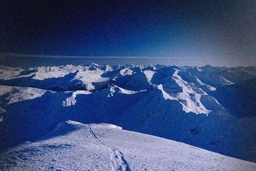
#> input picture noisy_big_chief.jpeg, 256 x 171 px, shrunk from 1086 x 726 before the run
$ python keypoint_detector.py
#> lines starting #> are read from the running program, lines starting #| are printed output that depends on the picture
### convolution.py
import numpy as np
import matplotlib.pyplot as plt
from PIL import Image
import sys

# convolve image g with kernel h
def convolve(g, h, std=False, color_channel=False):
    g = g.astype(dtype='float32')

    # image dimensions and color channels (add color channel if grayscale)
    g_shape = None
    if (len(g.shape) == 2):
        g_shape = g.shape
        height, width = g.shape
        g = g.reshape((height, width, 1))
    height, width, colors = g.shape
    g_h = np.zeros_like(g)

    # size of neighborhood
    size = (int)((h.shape[0]-1)/2)

    # iterate each color band
    for color in range(colors):
        # iterate each (u,v) pixel (offset 1 from edges)
        for u in range(size, height-size):
            for v in range(size, width-size):
                g_h[u,v,color] = convolve_pixel(g, h, size, u, v, color)

    if std == True:
        standardize_color_channel(g, width, height, colors, size)

    # reshape to grayscale if necessary
    if (g_shape != None):
        g_h = g_h.reshape(g_shape)

    return g_h

# find the convolution of (g*h)(u,v) at pixel [u,v,color]
def convolve_pixel(g, h, size, u, v, color):
    g_neighborhood = g[u-size:u+size+1, v-size:v+size+1, color]
    g_h = 0

    # convolve over 3x3 neighborhood
    g_h = np.multiply(g_neighborhood,h)
    g_h = g_h.sum()

    return g_h

# standardize color channels over range (0,255)
# [32 lines left out: functions standardize_color_channel, linear_kernel, not called in this run]

# Gaussian Blur kernel
def gaussian_kernel(sigma, size):
    n = 1+2*size
    h = np.zeros((n, n))

    for j in range(-size, size+1):
        for k in range(-size, size+1):
            h[j+size,k+size] = np.exp(-1 * (np.power(j,2) + np.power(k,2)) / (2 * np.power(sigma,2)))

    # Calculate Unity constant
    Z = 1/np.sum(h)
    h = Z * h

    return h

# Sobel Operator kernel (u), for Edge Detection
def sobel_u_kernel():
    h = np.array([[-1, 0, 1],
                  [-2, 0, 2],
                  [-1, 0, 1]])
    return h

# Sobel Operator kernel (v), for Edge Detection
def sobel_v_kernel():
    h = np.array([[-1, -2, -1],
                  [ 0,  0,  0],
                  [ 1,  2,  1]])
    return h

# convert image to grayscale using "perceptual luminance-preserving formula"
def rgb2gray(rgb):
    return np.dot(rgb[...,:3], [0.299, 0.587, 0.114])

#############################################################################
##############################       MAIN     ###############################
#############################################################################

# # import image
# img_color = plt.imread('noisy_big_chief.jpeg')
# img_gray = img_color.mean(axis=2)
#
# # show both image
# # fig, ax = plt.subplots(1, figsize=(12,8))
# # plt.imshow(img_color)
# # plt.show()
# # plt.imshow(img_gray, cmap='gray')
# # plt.show()
# # plt.imsave('bnc_gray.jpeg', img_gray, cmap='gray')
#
# # Linear Blur/Smoothing
# h_linear = linear_kernel(5)
# img_linear = convolve(img_color, h_linear).astype(dtype='uint8')
# plt.imshow(img_linear)
# plt.show()
# plt.imsave('bnc_linear.jpeg', img_linear)
#
# # Gaussian Blur/Smoothing
# h_gaussian = gaussian_kernel(3, 5)
# img_gaussian = convolve(img_color, h_gaussian).astype(dtype='uint8')
# plt.imshow(img_gaussian)
# plt.show()
# plt.imsave('bnc_gaussian.jpeg', img_gaussian)
#
# # Sobel-u Edge Detection
# h_sobelu = sobel_u_kernel()
# img_sobelu = convolve(img_gray, h_sobelu)
# plt.imshow(img_sobelu, cmap='gray')
# plt.show()
# plt.imsave('bnc_sobelu.jpeg', img_sobelu, cmap='gray')
#
# # Sobel-v Edge Detection
# h_sobelv = sobel_v_kernel()
# img_sobelv = convolve(img_gray, h_sobelv)
# plt.imshow(img_sobelv, cmap='gray')
# plt.show()
# plt.imsave('bnc_sobelv.jpeg', img_sobelv, cmap='gray')

### keypoint_detector.py
import numpy as np
import matplotlib.pyplot as plt
from PIL import Image
import sys
import random

# local imports
from convolution import *

def detect_keypoints(g):

    return 0

# find local maxima of Harris Response matrix
def local_maxima(H, size):
    height, width = H.shape
    max = []
    # iterate over pixels
    for u in range(height):
        for v in range(width):
            # add to list if local maxima
            if check_if_local_maxima(H, size, width, height, u, v):
                max.append([H[u,v], [u,v]])

    return max

# Check if a given pixel is a local maxima
def check_if_local_maxima(H, size, width, height, u, v):
    # test pixel Harris score
    px = H[u,v]
    # iterate over neighborhood
    for j in range(u-size, u+size+1):
        for k in range(v-size, v+size+1):
            if j<0 or k<0 or j>height-1 or k>width-1:
                continue
            # skip itself
            if j==u and k==v:
                continue
            # if pixel of greater score found, not maxima
            elif px < H[j,k]:
                return False
    # else, is maxima
    return True

#############################################################################
##############################       MAIN     ###############################
#############################################################################

# import image and convert to grayscale
I = plt.imread('noisy_big_chief.jpeg')
#> I is the input picture: shape (171, 256, 3); mean R, G, B 57.5, 76.3, 120.4
I = I.mean(axis=2)
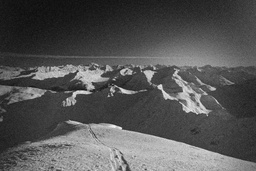
#> I: shape (171, 256) float64; min 12.67, max 243, mean 84.7

# [6 lines of commented-out code are left out]
g = I

h_sobelu = sobel_u_kernel()
h_sobelv = sobel_v_kernel()
h_gaussian = gaussian_kernel(2, 2)

g_u = convolve(g, h_sobelu)
#> the loop in convolve, `for color in range(colors):` made 1 pass
g_u2 = np.multiply(g_u, g_u)
g_u2 = convolve(g_u2, h_gaussian)

plt.imshow(g_u2)
plt.show()

g_v = convolve(g, h_sobelv)
#> call 3 of convolve, with h = array of shape (3, 3), std = False, color_channel = False
#> after the loop in convolve (call 3), `for color in range(colors):`:
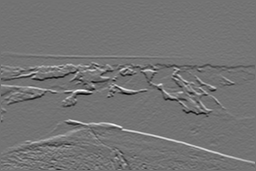
#> g_h: shape (171, 256, 1) float32; min -672.3, max 817, mean 5.4; drawn with min black and max white
g_v2 = np.multiply(g_v, g_v)
g_v2 = convolve(g_v2, h_gaussian)
#> call 4 of convolve, with h = array of shape (5, 5), std = False, color_channel = False
#> after the loop in convolve (call 4), `for color in range(colors):`:
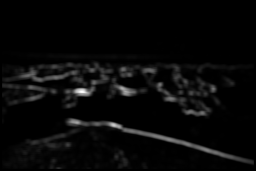
#> g_h: shape (171, 256, 1) float32; min 0, max 231903, mean 7932.4; drawn with min black and max white

plt.imshow(g_v2)
plt.show()

g_uv = np.multiply(g_u, g_v)
g_uv = convolve(g_uv, h_gaussian)
#> after the loop in convolve (call 5), `for color in range(colors):`:
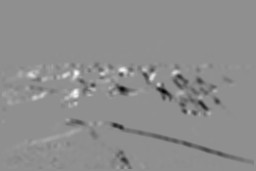
#> g_h: shape (171, 256, 1) float32; min -70558.6, max 54846, mean -763; drawn with min black and max white

plt.imshow(g_uv)
plt.show()

# create correlation matrix for each pixel (inefficient solution)
# A = np.zeros_like(g)
# for i,j in A:
#     A[i,j] = np.matrix([[g_u2[i,j], g_uv[i,j]],
#                         [g_uv[i,j], g_v2[i,j]]])
#     v,w = np.linalg.eig(A[i,j])

# Harris Response matrix
H = np.zeros_like(g)
# Determinant(g)
H_det = np.multiply(g_u2, g_v2) - np.multiply(g_uv, g_uv)
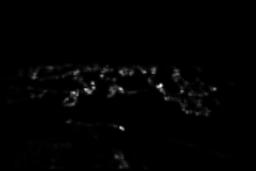
#> H_det: shape (171, 256) float32; min 0, max 6.14e+09, mean 61981032; drawn with min black and max white
# Trace(g) (small number to prevent division by zero)
H_tr = g_u2 + g_v2 + 1e-10
# H = det(g)/tr(g)
H = np.divide(H_det, H_tr)
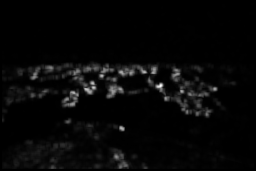
#> H: shape (171, 256) float32; min 0, max 38487.6, mean 1159.5; drawn with min black and max white
plt.imshow(H)
plt.show()

# find local maxima
size = 1
max = local_maxima(H, size)
# [4 lines of commented-out code are left out]

### Non-maximal Suppression

# sort local maxima by Harris score
random.shuffle(max)
max = max[0:1000]
max.sort()
suppressedMax = []

# the nearest local maximal neighbor of each pt with greater Harris score
for i in range(len(max)):
    pt_curr = max[i]
    pt_near = None
    pt_dist = None
    for j in range(i+1,len(max)):
        # for each greater Harris score, calculate distance
        dist = (pt_curr[1][0] - max[j][1][0])**2 + (pt_curr[1][1] - max[j][1][1])**2
        if (pt_dist == None or pt_dist > dist):
            pt_near = max[j]
            pt_dist = dist
    if (pt_near != None):
        suppressedMax.append([pt_dist, pt_curr])

# Sort Non-Maximal Suppressed List by distance
suppressedMax.sort(reverse=True)
topMax = suppressedMax[0:100]

for i in range(len(topMax)):
    plt.scatter(x=topMax[i][1][1][1], y=topMax[i][1][1][0], c='b')
#> this loop made 100 passes
plt.imshow(I,cmap=plt.cm.gray)
plt.show()
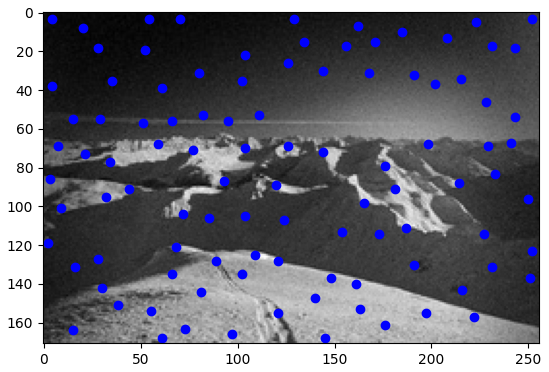
#> figure drawn by matplotlib, 1 panel
